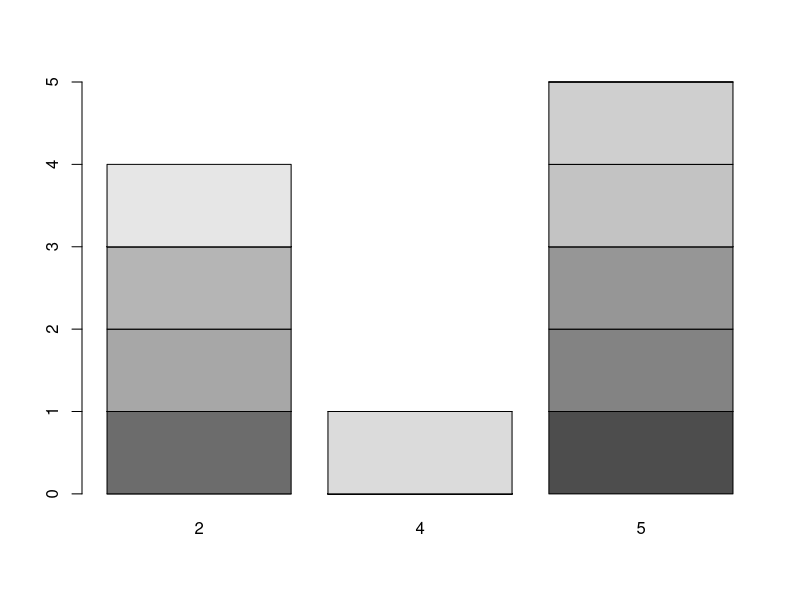
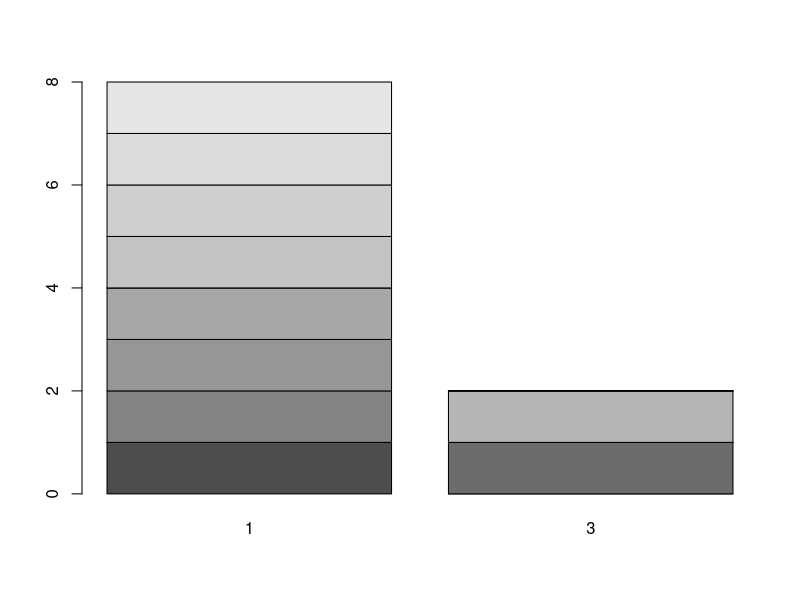
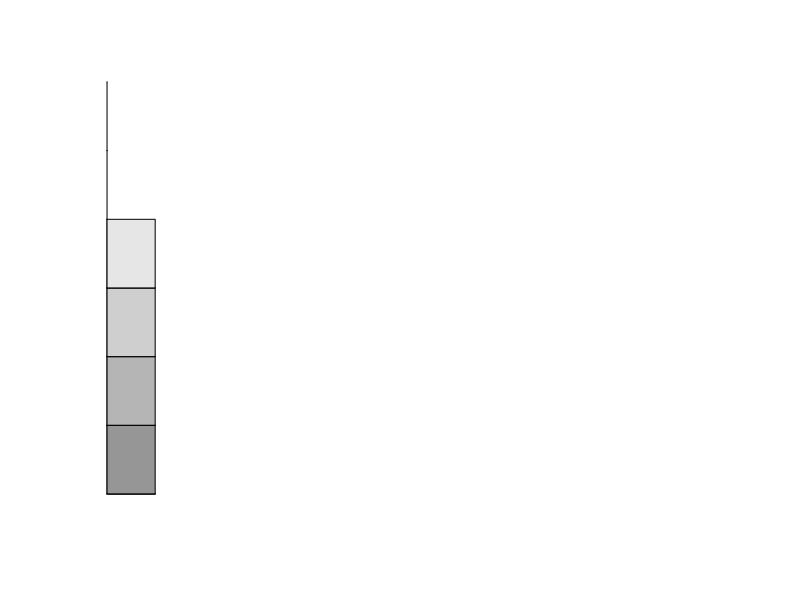

Source code (R) for these figures, in order: (Note: this script raises an error after producing the figures.)
##### answer lecture 4 
## 1 
student = c(1,2,3,4,5,6,7,8,9,10)
question1 = c(3,3,3,4,3,4,3,4,3,4)
question2 = c(5,2,5,5,2,2,5,5,4,2)
question3 = c(1,3,1,1,1,3,1,1,1,1)
table(student,question1)
tmp=table(student,question1)
table(student,question2)
table(student,question3)

prop.table(tmp,1)
prop.table(tmp,2)
table(student,question2)
tmp=table(student,question2)

prop.table(tmp)
table(student,question3)
tmp=table(student,question3)
prop.table(tmp)

barplot(table(student,question2))
barplot(table(student,question3))


barplot(table(student,question1),table(student,question2),table(student,question3))

barplot(table(question2,question2))
barplot(table(question1,question2,question3))
#### 2 ###
